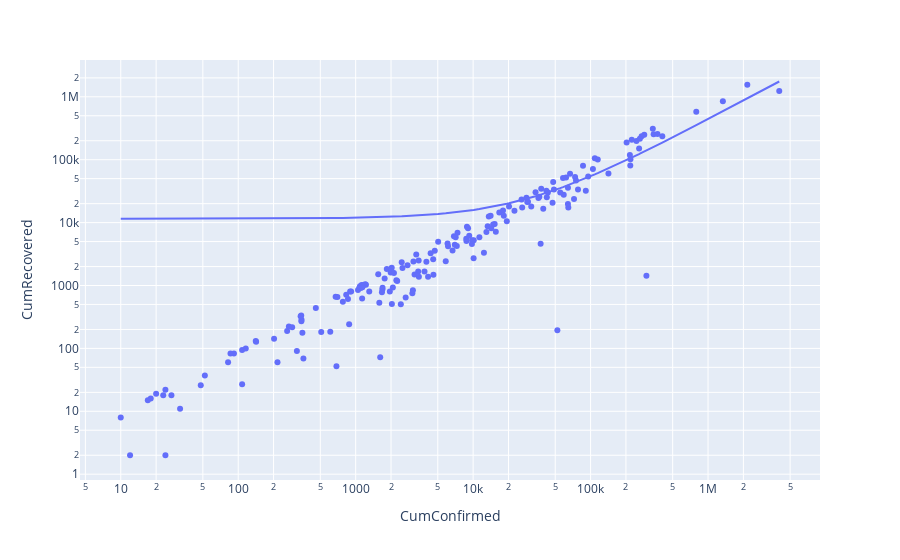

Notebook source saved alongside this figure:
### Code cell
fig = px.scatter(df_tails, x="CumConfirmed", y="CumRecovered",trendline ='ols', log_x=True,log_y=True)
fig.show()

### Figure 1 — Plotly figure (JSON) as saved in the notebook; plotly's stock layout.template omitted (floating-point values rounded to 4 significant figures; data arrays with more than 128 entries replaced by an {"elided": "..."} marker saying what was removed)
{"data": [{"hovertemplate": "CumConfirmed=%{x}<br>CumRecovered=%{y}<extra></extra>", "legendgroup": "", "marker": {"color": "#636efa", "symbol": "circle"}, "mode": "markers", "name": "", "orientation": "v", "showlegend": false, "type": "scatter", "x": {"elided": "186 int values"}, "xaxis": "x", "y": {"elided": "186 int values"}, "yaxis": "y"}, {"hovertemplate": "<b>OLS trendline</b><br>CumRecovered = 0.430896 * CumConfirmed + 11547.8<br>R<sup>2</sup>=0.827158<br><br>CumConfirmed=%{x}<br>CumRecovered=%{y} <b>(trend)</b><extra></extra>", "legendgroup": "", "marker": {"color": "#636efa", "symbol": "circle"}, "mode": "lines", "name": "", "showlegend": false, "type": "scatter", "x": {"elided": "186 int values"}, "xaxis": "x", "y": {"elided": "186 float values"}, "yaxis": "y"}], "layout": {"legend": {"tracegroupgap": 0}, "margin": {"t": 60}, "xaxis": {"anchor": "y", "domain": [0, 1], "title": {"text": "CumConfirmed"}, "type": "log"}, "yaxis": {"anchor": "x", "domain": [0, 1], "title": {"text": "CumRecovered"}, "type": "log"}}}
